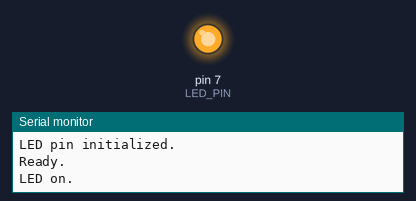
Simulated run of this sketch. Board: Arduino Uno, built with avr-gcc and run on an emulated ATmega328P. On the bench: output pins drawn as LEDs (lit = HIGH), the last lines printed to the serial monitor.

Above: at 0.15 s.
At 4.3 s:
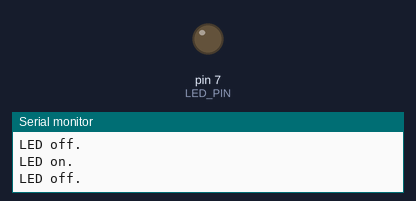
Timing chart, 0 to 6.2 s (numbered marks = the images above):
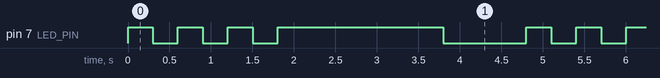

Measured:
- by itself, pin 7 (LED_PIN): repeats every 4.8 s: 2 × (LOW 0.30 s, HIGH 0.30 s), LOW 0.30 s, HIGH 2.0 s, LOW 1.0 s, HIGH 0.30 s
- by itself, everything shown: repeats every 4.8 s, in 8 steps

The sketch:

Hello-World-3.ino
```cpp
// (licence header left out)
//
// We are using the LED that is connected to D7 (PB7, physical pin 8, SCK) pin.
//
#define LED_PIN 7

void setup() {
  //
  // Initialize the serial port.
  //
  Serial.begin(500000);

  //
  // Wait for serial port to connect.
  //
  while (!Serial) {}
  Serial.println("Serial port initialized.");

  //
  // Initialize the LED pin.
  //
  pinMode(LED_PIN, OUTPUT);
  Serial.println("LED pin initialized.");

  //
  // Setup has completed.
  //
  Serial.println("Ready.");
}

void loop() {
  //
  // Flash the LED 3 times.
  //
  for (int i = 0; i < 3; i++) {
    //
    // Turn the LED on and wait 300 milliseconds.
    //
    digitalWrite(LED_PIN, HIGH);
    Serial.println("LED on.");
    delay(300);

    //
    // Turn the LED off and wait 300 milliseconds.
    //
    digitalWrite(LED_PIN, LOW);
    Serial.println("LED off.");
    delay(300);
  }

  //
  // Turn the LED on and wait two seconds.
  //
  digitalWrite(LED_PIN, HIGH);
  Serial.println("LED on.");
  delay(2000);

  //
  // Turn the LED off and wait one second.
  //
  digitalWrite(LED_PIN, LOW);
  Serial.println("LED off.");
  delay(1000);
}
```
